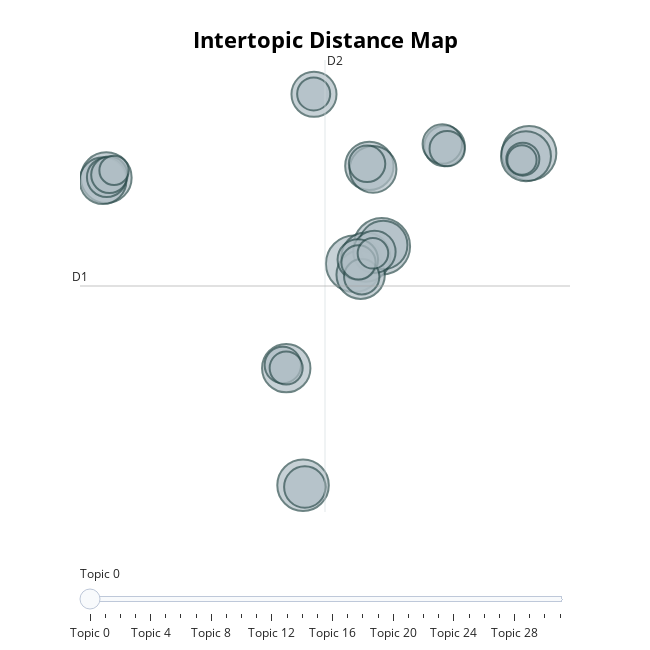
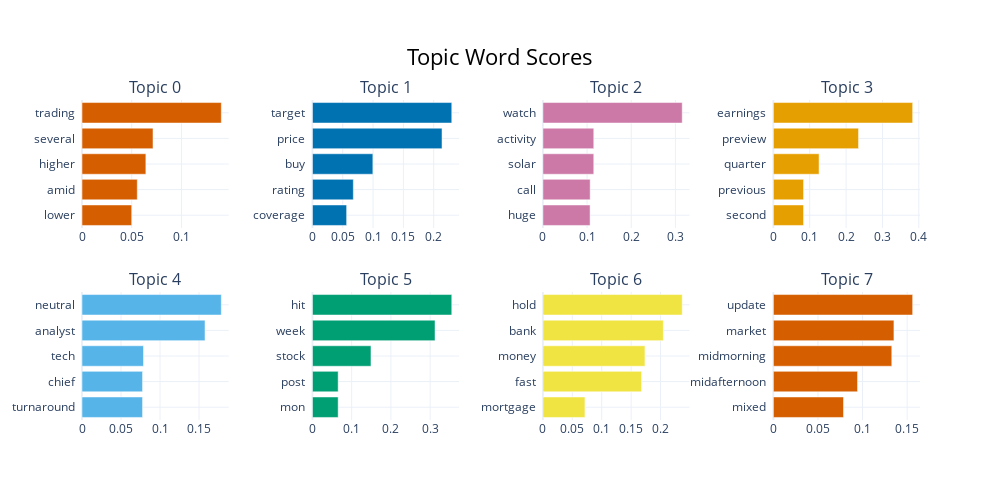

Write notebook code for charts like these, in order.
### Code cell
analyze_topics_with_bertopic(text_data, 'headlineClean')

### Figure 1 — Plotly figure (JSON) as saved in the notebook; plotly's stock layout.template omitted (floating-point values rounded to 4 significant figures)
{"data": [{"customdata": [[0, "trading | several | higher | amid | lower", 41], [1, "target | price | buy | rating | coverage", 41], [2, "watch | activity | solar | call | huge", 38], [3, "earnings | preview | quarter | previous | second", 34], [4, "neutral | analyst | tech | chief | turnaround", 33], [5, "hit | week | stock | post | mon", 32], [6, "hold | bank | money | fast | mortgage", 31], [7, "update | market | midmorning | midafternoon | mixed", 30], [8, "top | looking | bal | swan | narrow", 30], [9, "agreement | merger | bid | case | patent", 30], [10, "morgan | overweight | target | price | management", 30], [11, "coverage | phase | diabetes | peg | report", 28], [12, "like | dang | almost | dont | coo", 28], [13, "moving | session | stock | move | energy", 26], [14, "buy | gold | riley | alto | give", 23], [15, "revenue | corporation | compare | million | profit", 22], [16, "investment | common | offering | public | acquire", 21], [17, "outperform | credit | capital | precision | percent", 21], [18, "highest | industry | top | roe | residential", 20], [19, "yoy | year | prior | last | quarter", 20], [20, "energy | research | force | electric | power", 17], [21, "morning | market | check | pro | globe", 17], [22, "biggest | yesterday | forever | coal | big", 17], [23, "alert | option | ask | call | ref", 16], [24, "estimate | beat | miss | maximus | average", 16], [25, "dividend | quarterly | right | mon | share", 15], [26, "high | set | new | week | yesterday", 14], [27, "therapeutic | drug | update | daily | treatment", 14], [28, "midday | moving | session | stock | ", 14], [29, "volume | heavy | spiking | currently | light", 12], [30, "low | set | yesterday | new | week", 11], [31, "pacific | pact | speedway | nak | crest", 11]], "hovertemplate": "<b>Topic %{customdata[0]}</b><br>%{customdata[1]}<br>Size: %{customdata[2]}", "legendgroup": "", "marker": {"color": "#B0BEC5", "line": {"color": "DarkSlateGrey", "width": 2}, "size": [41, 41, 38, 34, 33, 32, 31, 30, 30, 30, 30, 28, 28, 26, 23, 22, 21, 21, 20, 20, 17, 17, 17, 16, 16, 15, 14, 14, 14, 12, 11, 11], "sizemode": "area", "sizeref": 0.02562, "symbol": "circle"}, "mode": "markers", "name": "", "orientation": "v", "showlegend": false, "type": "scatter", "x": [6.488, 8.32, 18.1, 3.09, -9.98, 17.89, 7.261, 1.973, 7.494, 6.915, 8.415, -10.2, 7.739, 3.816, 7.83, 3.208, 6.727, 12.48, 12.34, -9.953, -9.773, 1.747, 7.342, 6.987, 12.66, 6.772, 17.69, 1.968, 3.795, 7.731, 17.63, -9.465], "xaxis": "x", "y": [4.037, 5.294, 11.93, -11.77, 10.19, 11.72, 4.512, -3.415, 11.02, 3.257, 5.377, 9.97, 10.78, 16.14, 4.89, -11.9, 4.338, 12.44, 12.58, 10.21, 10.39, -3.189, 11.17, 3.113, 12.26, 4.131, 11.5, -3.41, 16.16, 4.788, 11.45, 10.7], "yaxis": "y"}], "layout": {"annotations": [{"showarrow": false, "text": "D1", "x": -11.72, "y": 2.451, "yshift": 10}, {"showarrow": false, "text": "D2", "x": 4.547, "xshift": 10, "y": 18.59}], "height": 650, "hoverlabel": {"bgcolor": "white", "font": {"family": "Rockwell", "size": 16}}, "legend": {"itemsizing": "constant", "tracegroupgap": 0}, "margin": {"t": 60}, "shapes": [{"line": {"color": "#CFD8DC", "width": 2}, "type": "line", "x0": 4.547, "x1": 4.547, "y0": -13.68, "y1": 18.59}, {"line": {"color": "#9E9E9E", "width": 2}, "type": "line", "x0": -11.72, "x1": 20.82, "y0": 2.451, "y1": 2.451}], "sliders": [{"active": 0, "pad": {"t": 50}, "steps": [{"args": [{"marker.color": [["red", "#B0BEC5", "#B0BEC5", "#B0BEC5", "#B0BEC5", "#B0BEC5", "#B0BEC5", "#B0BEC5", "#B0BEC5", "#B0BEC5", "#B0BEC5", "#B0BEC5", "#B0BEC5", "#B0BEC5", "#B0BEC5", "#B0BEC5", "#B0BEC5", "#B0BEC5", "#B0BEC5", "#B0BEC5", "#B0BEC5", "#B0BEC5", "#B0BEC5", "#B0BEC5", "#B0BEC5", "#B0BEC5", "#B0BEC5", "#B0BEC5", "#B0BEC5", "#B0BEC5", "#B0BEC5", "#B0BEC5"]]}], "label": "Topic 0", "method": "update"}, {"args": [{"marker.color": [["#B0BEC5", "red", "#B0BEC5", "#B0BEC5", "#B0BEC5", "#B0BEC5", "#B0BEC5", "#B0BEC5", "#B0BEC5", "#B0BEC5", "#B0BEC5", "#B0BEC5", "#B0BEC5", "#B0BEC5", "#B0BEC5", "#B0BEC5", "#B0BEC5", "#B0BEC5", "#B0BEC5", "#B0BEC5", "#B0BEC5", "#B0BEC5", "#B0BEC5", "#B0BEC5", "#B0BEC5", "#B0BEC5", "#B0BEC5", "#B0BEC5", "#B0BEC5", "#B0BEC5", "#B0BEC5", "#B0BEC5"]]}], "label": "Topic 1", "method": "update"}, {"args": [{"marker.color": [["#B0BEC5", "#B0BEC5", "red", "#B0BEC5", "#B0BEC5", "#B0BEC5", "#B0BEC5", "#B0BEC5", "#B0BEC5", "#B0BEC5", "#B0BEC5", "#B0BEC5", "#B0BEC5", "#B0BEC5", "#B0BEC5", "#B0BEC5", "#B0BEC5", "#B0BEC5", "#B0BEC5", "#B0BEC5", "#B0BEC5", "#B0BEC5", "#B0BEC5", "#B0BEC5", "#B0BEC5", "#B0BEC5", "#B0BEC5", "#B0BEC5", "#B0BEC5", "#B0BEC5", "#B0BEC5", "#B0BEC5"]]}], "label": "Topic 2", "method": "update"}, {"args": [{"marker.color": [["#B0BEC5", "#B0BEC5", "#B0BEC5", "red", "#B0BEC5", "#B0BEC5", "#B0BEC5", "#B0BEC5", "#B0BEC5", "#B0BEC5", "#B0BEC5", "#B0BEC5", "#B0BEC5", "#B0BEC5", "#B0BEC5", "#B0BEC5", "#B0BEC5", "#B0BEC5", "#B0BEC5", "#B0BEC5", "#B0BEC5", "#B0BEC5", "#B0BEC5", "#B0BEC5", "#B0BEC5", "#B0BEC5", "#B0BEC5", "#B0BEC5", "#B0BEC5", "#B0BEC5", "#B0BEC5", "#B0BEC5"]]}], "label": "Topic 3", "method": "update"}, {"args": [{"marker.color": [["#B0BEC5", "#B0BEC5", "#B0BEC5", "#B0BEC5", "red", "#B0BEC5", "#B0BEC5", "#B0BEC5", "#B0BEC5", "#B0BEC5", "#B0BEC5", "#B0BEC5", "#B0BEC5", "#B0BEC5", "#B0BEC5", "#B0BEC5", "#B0BEC5", "#B0BEC5", "#B0BEC5", "#B0BEC5", "#B0BEC5", "#B0BEC5", "#B0BEC5", "#B0BEC5", "#B0BEC5", "#B0BEC5", "#B0BEC5", "#B0BEC5", "#B0BEC5", "#B0BEC5", "#B0BEC5", "#B0BEC5"]]}], "label": "Topic 4", "method": "update"}, {"args": [{"marker.color": [["#B0BEC5", "#B0BEC5", "#B0BEC5", "#B0BEC5", "#B0BEC5", "red", "#B0BEC5", "#B0BEC5", "#B0BEC5", "#B0BEC5", "#B0BEC5", "#B0BEC5", "#B0BEC5", "#B0BEC5", "#B0BEC5", "#B0BEC5", "#B0BEC5", "#B0BEC5", "#B0BEC5", "#B0BEC5", "#B0BEC5", "#B0BEC5", "#B0BEC5", "#B0BEC5", "#B0BEC5", "#B0BEC5", "#B0BEC5", "#B0BEC5", "#B0BEC5", "#B0BEC5", "#B0BEC5", "#B0BEC5"]]}], "label": "Topic 5", "method": "update"}, {"args": [{"marker.color": [["#B0BEC5", "#B0BEC5", "#B0BEC5", "#B0BEC5", "#B0BEC5", "#B0BEC5", "red", "#B0BEC5", "#B0BEC5", "#B0BEC5", "#B0BEC5", "#B0BEC5", "#B0BEC5", "#B0BEC5", "#B0BEC5", "#B0BEC5", "#B0BEC5", "#B0BEC5", "#B0BEC5", "#B0BEC5", "#B0BEC5", "#B0BEC5", "#B0BEC5", "#B0BEC5", "#B0BEC5", "#B0BEC5", "#B0BEC5", "#B0BEC5", "#B0BEC5", "#B0BEC5", "#B0BEC5", "#B0BEC5"]]}], "label": "Topic 6", "method": "update"}, {"args": [{"marker.color": [["#B0BEC5", "#B0BEC5", "#B0BEC5", "#B0BEC5", "#B0BEC5", "#B0BEC5", "#B0BEC5", "red", "#B0BEC5", "#B0BEC5", "#B0BEC5", "#B0BEC5", "#B0BEC5", "#B0BEC5", "#B0BEC5", "#B0BEC5", "#B0BEC5", "#B0BEC5", "#B0BEC5", "#B0BEC5", "#B0BEC5", "#B0BEC5", "#B0BEC5", "#B0BEC5", "#B0BEC5", "#B0BEC5", "#B0BEC5", "#B0BEC5", "#B0BEC5", "#B0BEC5", "#B0BEC5", "#B0BEC5"]]}], "label": "Topic 7", "method": "update"}, {"args": [{"marker.color": [["#B0BEC5", "#B0BEC5", "#B0BEC5", "#B0BEC5", "#B0BEC5", "#B0BEC5", "#B0BEC5", "#B0BEC5", "red", "#B0BEC5", "#B0BEC5", "#B0BEC5", "#B0BEC5", "#B0BEC5", "#B0BEC5", "#B0BEC5", "#B0BEC5", "#B0BEC5", "#B0BEC5", "#B0BEC5", "#B0BEC5", "#B0BEC5", "#B0BEC5", "#B0BEC5", "#B0BEC5", "#B0BEC5", "#B0BEC5", "#B0BEC5", "#B0BEC5", "#B0BEC5", "#B0BEC5", "#B0BEC5"]]}], "label": "Topic 8", "method": "update"}, {"args": [{"marker.color": [["#B0BEC5", "#B0BEC5", "#B0BEC5", "#B0BEC5", "#B0BEC5", "#B0BEC5", "#B0BEC5", "#B0BEC5", "#B0BEC5", "red", "#B0BEC5", "#B0BEC5", "#B0BEC5", "#B0BEC5", "#B0BEC5", "#B0BEC5", "#B0BEC5", "#B0BEC5", "#B0BEC5", "#B0BEC5", "#B0BEC5", "#B0BEC5", "#B0BEC5", "#B0BEC5", "#B0BEC5", "#B0BEC5", "#B0BEC5", "#B0BEC5", "#B0BEC5", "#B0BEC5", "#B0BEC5", "#B0BEC5"]]}], "label": "Topic 9", "method": "update"}, {"args": [{"marker.color": [["#B0BEC5", "#B0BEC5", "#B0BEC5", "#B0BEC5", "#B0BEC5", "#B0BEC5", "#B0BEC5", "#B0BEC5", "#B0BEC5", "#B0BEC5", "red", "#B0BEC5", "#B0BEC5", "#B0BEC5", "#B0BEC5", "#B0BEC5", "#B0BEC5", "#B0BEC5", "#B0BEC5", "#B0BEC5", "#B0BEC5", "#B0BEC5", "#B0BEC5", "#B0BEC5", "#B0BEC5", "#B0BEC5", "#B0BEC5", "#B0BEC5", "#B0BEC5", "#B0BEC5", "#B0BEC5", "#B0BEC5"]]}], "label": "Topic 10", "method": "update"}, {"args": [{"marker.color": [["#B0BEC5", "#B0BEC5", "#B0BEC5", "#B0BEC5", "#B0BEC5", "#B0BEC5", "#B0BEC5", "#B0BEC5", "#B0BEC5", "#B0BEC5", "#B0BEC5", "red", "#B0BEC5", "#B0BEC5", "#B0BEC5", "#B0BEC5", "#B0BEC5", "#B0BEC5", "#B0BEC5", "#B0BEC5", "#B0BEC5", "#B0BEC5", "#B0BEC5", "#B0BEC5", "#B0BEC5", "#B0BEC5", "#B0BEC5", "#B0BEC5", "#B0BEC5", "#B0BEC5", "#B0BEC5", "#B0BEC5"]]}], "label": "Topic 11", "method": "update"}, {"args": [{"marker.color": [["#B0BEC5", "#B0BEC5", "#B0BEC5", "#B0BEC5", "#B0BEC5", "#B0BEC5", "#B0BEC5", "#B0BEC5", "#B0BEC5", "#B0BEC5", "#B0BEC5", "#B0BEC5", "red", "#B0BEC5", "#B0BEC5", "#B0BEC5", "#B0BEC5", "#B0BEC5", "#B0BEC5", "#B0BEC5", "#B0BEC5", "#B0BEC5", "#B0BEC5", "#B0BEC5", "#B0BEC5", "#B0BEC5", "#B0BEC5", "#B0BEC5", "#B0BEC5", "#B0BEC5", "#B0BEC5", "#B0BEC5"]]}], "label": "Topic 12", "method": "update"}, {"args": [{"marker.color": [["#B0BEC5", "#B0BEC5", "#B0BEC5", "#B0BEC5", "#B0BEC5", "#B0BEC5", "#B0BEC5", "#B0BEC5", "#B0BEC5", "#B0BEC5", "#B0BEC5", "#B0BEC5", "#B0BEC5", "red", "#B0BEC5", "#B0BEC5", "#B0BEC5", "#B0BEC5", "#B0BEC5", "#B0BEC5", "#B0BEC5", "#B0BEC5", "#B0BEC5", "#B0BEC5", "#B0BEC5", "#B0BEC5", "#B0BEC5", "#B0BEC5", "#B0BEC5", "#B0BEC5", "#B0BEC5", "#B0BEC5"]]}], "label": "Topic 13", "method": "update"}, {"args": [{"marker.color": [["#B0BEC5", "#B0BEC5", "#B0BEC5", "#B0BEC5", "#B0BEC5", "#B0BEC5", "#B0BEC5", "#B0BEC5", "#B0BEC5", "#B0BEC5", "#B0BEC5", "#B0BEC5", "#B0BEC5", "#B0BEC5", "red", "#B0BEC5", "#B0BEC5", "#B0BEC5", "#B0BEC5", "#B0BEC5", "#B0BEC5", "#B0BEC5", "#B0BEC5", "#B0BEC5", "#B0BEC5", "#B0BEC5", "#B0BEC5", "#B0BEC5", "#B0BEC5", "#B0BEC5", "#B0BEC5", "#B0BEC5"]]}], "label": "Topic 14", "method": "update"}, {"args": [{"marker.color": [["#B0BEC5", "#B0BEC5", "#B0BEC5", "#B0BEC5", "#B0BEC5", "#B0BEC5", "#B0BEC5", "#B0BEC5", "#B0BEC5", "#B0BEC5", "#B0BEC5", "#B0BEC5", "#B0BEC5", "#B0BEC5", "#B0BEC5", "red", "#B0BEC5", "#B0BEC5", "#B0BEC5", "#B0BEC5", "#B0BEC5", "#B0BEC5", "#B0BEC5", "#B0BEC5", "#B0BEC5", "#B0BEC5", "#B0BEC5", "#B0BEC5", "#B0BEC5", "#B0BEC5", "#B0BEC5", "#B0BEC5"]]}], "label": "Topic 15", "method": "update"}, {"args": [{"marker.color": [["#B0BEC5", "#B0BEC5", "#B0BEC5", "#B0BEC5", "#B0BEC5", "#B0BEC5", "#B0BEC5", "#B0BEC5", "#B0BEC5", "#B0BEC5", "#B0BEC5", "#B0BEC5", "#B0BEC5", "#B0BEC5", "#B0BEC5", "#B0BEC5", "red", "#B0BEC5", "#B0BEC5", "#B0BEC5", "#B0BEC5", "#B0BEC5", "#B0BEC5", "#B0BEC5", "#B0BEC5", "#B0BEC5", "#B0BEC5", "#B0BEC5", "#B0BEC5", "#B0BEC5", "#B0BEC5", "#B0BEC5"]]}], "label": "Topic 16", "method": "update"}, {"args": [{"marker.color": [["#B0BEC5", "#B0BEC5", "#B0BEC5", "#B0BEC5", "#B0BEC5", "#B0BEC5", "#B0BEC5", "#B0BEC5", "#B0BEC5", "#B0BEC5", "#B0BEC5", "#B0BEC5", "#B0BEC5", "#B0BEC5", "#B0BEC5", "#B0BEC5", "#B0BEC5", "red", "#B0BEC5", "#B0BEC5", "#B0BEC5", "#B0BEC5", "#B0BEC5", "#B0BEC5", "#B0BEC5", "#B0BEC5", "#B0BEC5", "#B0BEC5", "#B0BEC5", "#B0BEC5", "#B0BEC5", "#B0BEC5"]]}], "label": "Topic 17", "method": "update"}, {"args": [{"marker.color": [["#B0BEC5", "#B0BEC5", "#B0BEC5", "#B0BEC5", "#B0BEC5", "#B0BEC5", "#B0BEC5", "#B0BEC5", "#B0BEC5", "#B0BEC5", "#B0BEC5", "#B0BEC5", "#B0BEC5", "#B0BEC5", "#B0BEC5", "#B0BEC5", "#B0BEC5", "#B0BEC5", "red", "#B0BEC5", "#B0BEC5", "#B0BEC5", "#B0BEC5", "#B0BEC5", "#B0BEC5", "#B0BEC5", "#B0BEC5", "#B0BEC5", "#B0BEC5", "#B0BEC5", "#B0BEC5", "#B0BEC5"]]}], "label": "Topic 18", "method": "update"}, {"args": [{"marker.color": [["#B0BEC5", "#B0BEC5", "#B0BEC5", "#B0BEC5", "#B0BEC5", "#B0BEC5", "#B0BEC5", "#B0BEC5", "#B0BEC5", "#B0BEC5", "#B0BEC5", "#B0BEC5", "#B0BEC5", "#B0BEC5", "#B0BEC5", "#B0BEC5", "#B0BEC5", "#B0BEC5", "#B0BEC5", "red", "#B0BEC5", "#B0BEC5", "#B0BEC5", "#B0BEC5", "#B0BEC5", "#B0BEC5", "#B0BEC5", "#B0BEC5", "#B0BEC5", "#B0BEC5", "#B0BEC5", "#B0BEC5"]]}], "label": "Topic 19", "method": "update"}, {"args": [{"marker.color": [["#B0BEC5", "#B0BEC5", "#B0BEC5", "#B0BEC5", "#B0BEC5", "#B0BEC5", "#B0BEC5", "#B0BEC5", "#B0BEC5", "#B0BEC5", "#B0BEC5", "#B0BEC5", "#B0BEC5", "#B0BEC5", "#B0BEC5", "#B0BEC5", "#B0BEC5", "#B0BEC5", "#B0BEC5", "#B0BEC5", "red", "#B0BEC5", "#B0BEC5", "#B0BEC5", "#B0BEC5", "#B0BEC5", "#B0BEC5", "#B0BEC5", "#B0BEC5", "#B0BEC5", "#B0BEC5", "#B0BEC5"]]}], "label": "Topic 20", "method": "update"}, {"args": [{"marker.color": [["#B0BEC5", "#B0BEC5", "#B0BEC5", "#B0BEC5", "#B0BEC5", "#B0BEC5", "#B0BEC5", "#B0BEC5", "#B0BEC5", "#B0BEC5", "#B0BEC5", "#B0BEC5", "#B0BEC5", "#B0BEC5", "#B0BEC5", "#B0BEC5", "#B0BEC5", "#B0BEC5", "#B0BEC5", "#B0BEC5", "#B0BEC5", "red", "#B0BEC5", "#B0BEC5", "#B0BEC5", "#B0BEC5", "#B0BEC5", "#B0BEC5", "#B0BEC5", "#B0BEC5", "#B0BEC5", "#B0BEC5"]]}], "label": "Topic 21", "method": "update"}, {"args": [{"marker.color": [["#B0BEC5", "#B0BEC5", "#B0BEC5", "#B0BEC5", "#B0BEC5", "#B0BEC5", "#B0BEC5", "#B0BEC5", "#B0BEC5", "#B0BEC5", "#B0BEC5", "#B0BEC5", "#B0BEC5", "#B0BEC5", "#B0BEC5", "#B0BEC5", "#B0BEC5", "#B0BEC5", "#B0BEC5", "#B0BEC5", "#B0BEC5", "#B0BEC5", "red", "#B0BEC5", "#B0BEC5", "#B0BEC5", "#B0BEC5", "#B0BEC5", "#B0BEC5", "#B0BEC5", "#B0BEC5", "#B0BEC5"]]}], "label": "Topic 22", "method": "update"}, {"args": [{"marker.color": [["#B0BEC5", "#B0BEC5", "#B0BEC5", "#B0BEC5", "#B0BEC5", "#B0BEC5", "#B0BEC5", "#B0BEC5", "#B0BEC5", "#B0BEC5", "#B0BEC5", "#B0BEC5", "#B0BEC5", "#B0BEC5", "#B0BEC5", "#B0BEC5", "#B0BEC5", "#B0BEC5", "#B0BEC5", "#B0BEC5", "#B0BEC5", "#B0BEC5", "#B0BEC5", "red", "#B0BEC5", "#B0BEC5", "#B0BEC5", "#B0BEC5", "#B0BEC5", "#B0BEC5", "#B0BEC5", "#B0BEC5"]]}], "label": "Topic 23", "method": "update"}, {"args": [{"marker.color": [["#B0BEC5", "#B0BEC5", "#B0BEC5", "#B0BEC5", "#B0BEC5", "#B0BEC5", "#B0BEC5", "#B0BEC5", "#B0BEC5", "#B0BEC5", "#B0BEC5", "#B0BEC5", "#B0BEC5", "#B0BEC5", "#B0BEC5", "#B0BEC5", "#B0BEC5", "#B0BEC5", "#B0BEC5", "#B0BEC5", "#B0BEC5", "#B0BEC5", "#B0BEC5", "#B0BEC5", "red", "#B0BEC5", "#B0BEC5", "#B0BEC5", "#B0BEC5", "#B0BEC5", "#B0BEC5", "#B0BEC5"]]}], "label": "Topic 24", "method": "update"}, {"args": [{"marker.color": [["#B0BEC5", "#B0BEC5", "#B0BEC5", "#B0BEC5", "#B0BEC5", "#B0BEC5", "#B0BEC5", "#B0BEC5", "#B0BEC5", "#B0BEC5", "#B0BEC5", "#B0BEC5", "#B0BEC5", "#B0BEC5", "#B0BEC5", "#B0BEC5", "#B0BEC5", "#B0BEC5", "#B0BEC5", "#B0BEC5", "#B0BEC5", "#B0BEC5", "#B0BEC5", "#B0BEC5", "#B0BEC5", "red", "#B0BEC5", "#B0BEC5", "#B0BEC5", "#B0BEC5", "#B0BEC5", "#B0BEC5"]]}], "label": "Topic 25", "method": "update"}, {"args": [{"marker.color": [["#B0BEC5", "#B0BEC5", "#B0BEC5", "#B0BEC5", "#B0BEC5", "#B0BEC5", "#B0BEC5", "#B0BEC5", "#B0BEC5", "#B0BEC5", "#B0BEC5", "#B0BEC5", "#B0BEC5", "#B0BEC5", "#B0BEC5", "#B0BEC5", "#B0BEC5", "#B0BEC5", "#B0BEC5", "#B0BEC5", "#B0BEC5", "#B0BEC5", "#B0BEC5", "#B0BEC5", "#B0BEC5", "#B0BEC5", "red", "#B0BEC5", "#B0BEC5", "#B0BEC5", "#B0BEC5", "#B0BEC5"]]}], "label": "Topic 26", "method": "update"}, {"args": [{"marker.color": [["#B0BEC5", "#B0BEC5", "#B0BEC5", "#B0BEC5", "#B0BEC5", "#B0BEC5", "#B0BEC5", "#B0BEC5", "#B0BEC5", "#B0BEC5", "#B0BEC5", "#B0BEC5", "#B0BEC5", "#B0BEC5", "#B0BEC5", "#B0BEC5", "#B0BEC5", "#B0BEC5", "#B0BEC5", "#B0BEC5", "#B0BEC5", "#B0BEC5", "#B0BEC5", "#B0BEC5", "#B0BEC5", "#B0BEC5", "#B0BEC5", "red", "#B0BEC5", "#B0BEC5", "#B0BEC5", "#B0BEC5"]]}], "label": "Topic 27", "method": "update"}, {"args": [{"marker.color": [["#B0BEC5", "#B0BEC5", "#B0BEC5", "#B0BEC5", "#B0BEC5", "#B0BEC5", "#B0BEC5", "#B0BEC5", "#B0BEC5", "#B0BEC5", "#B0BEC5", "#B0BEC5", "#B0BEC5", "#B0BEC5", "#B0BEC5", "#B0BEC5", "#B0BEC5", "#B0BEC5", "#B0BEC5", "#B0BEC5", "#B0BEC5", "#B0BEC5", "#B0BEC5", "#B0BEC5", "#B0BEC5", "#B0BEC5", "#B0BEC5", "#B0BEC5", "red", "#B0BEC5", "#B0BEC5", "#B0BEC5"]]}], "label": "Topic 28", "method": "update"}, {"args": [{"marker.color": [["#B0BEC5", "#B0BEC5", "#B0BEC5", "#B0BEC5", "#B0BEC5", "#B0BEC5", "#B0BEC5", "#B0BEC5", "#B0BEC5", "#B0BEC5", "#B0BEC5", "#B0BEC5", "#B0BEC5", "#B0BEC5", "#B0BEC5", "#B0BEC5", "#B0BEC5", "#B0BEC5", "#B0BEC5", "#B0BEC5", "#B0BEC5", "#B0BEC5", "#B0BEC5", "#B0BEC5", "#B0BEC5", "#B0BEC5", "#B0BEC5", "#B0BEC5", "#B0BEC5", "red", "#B0BEC5", "#B0BEC5"]]}], "label": "Topic 29", "method": "update"}, {"args": [{"marker.color": [["#B0BEC5", "#B0BEC5", "#B0BEC5", "#B0BEC5", "#B0BEC5", "#B0BEC5", "#B0BEC5", "#B0BEC5", "#B0BEC5", "#B0BEC5", "#B0BEC5", "#B0BEC5", "#B0BEC5", "#B0BEC5", "#B0BEC5", "#B0BEC5", "#B0BEC5", "#B0BEC5", "#B0BEC5", "#B0BEC5", "#B0BEC5", "#B0BEC5", "#B0BEC5", "#B0BEC5", "#B0BEC5", "#B0BEC5", "#B0BEC5", "#B0BEC5", "#B0BEC5", "#B0BEC5", "red", "#B0BEC5"]]}], "label": "Topic 30", "method": "update"}, {"args": [{"marker.color": [["#B0BEC5", "#B0BEC5", "#B0BEC5", "#B0BEC5", "#B0BEC5", "#B0BEC5", "#B0BEC5", "#B0BEC5", "#B0BEC5", "#B0BEC5", "#B0BEC5", "#B0BEC5", "#B0BEC5", "#B0BEC5", "#B0BEC5", "#B0BEC5", "#B0BEC5", "#B0BEC5", "#B0BEC5", "#B0BEC5", "#B0BEC5", "#B0BEC5", "#B0BEC5", "#B0BEC5", "#B0BEC5", "#B0BEC5", "#B0BEC5", "#B0BEC5", "#B0BEC5", "#B0BEC5", "#B0BEC5", "red"]]}], "label": "Topic 31", "method": "update"}]}], "title": {"font": {"color": "Black", "size": 22}, "text": "<b>Intertopic Distance Map</b>", "x": 0.5, "xanchor": "center", "y": 0.95, "yanchor": "top"}, "width": 650, "xaxis": {"anchor": "y", "domain": [0, 1], "range": [-11.72, 20.82], "title": {"text": ""}, "visible": false}, "yaxis": {"anchor": "x", "domain": [0, 1], "range": [-13.68, 18.59], "title": {"text": ""}, "visible": false}}}

### Figure 2 — Plotly figure (JSON) as saved in the notebook; plotly's stock layout.template omitted (floating-point values rounded to 4 significant figures)
{"data": [{"marker": {"color": "#D55E00"}, "orientation": "h", "type": "bar", "x": [0.04999, 0.05559, 0.06422, 0.0714, 0.1401], "xaxis": "x", "y": ["lower  ", "amid  ", "higher  ", "several  ", "trading  "], "yaxis": "y"}, {"marker": {"color": "#0072B2"}, "orientation": "h", "type": "bar", "x": [0.05638, 0.06743, 0.09964, 0.2137, 0.2298], "xaxis": "x2", "y": ["coverage  ", "rating  ", "buy  ", "price  ", "target  "], "yaxis": "y2"}, {"marker": {"color": "#CC79A7"}, "orientation": "h", "type": "bar", "x": [0.1068, 0.107, 0.1152, 0.1152, 0.3154], "xaxis": "x3", "y": ["huge  ", "call  ", "solar  ", "activity  ", "watch  "], "yaxis": "y3"}, {"marker": {"color": "#E69F00"}, "orientation": "h", "type": "bar", "x": [0.08302, 0.08302, 0.1257, 0.2342, 0.3831], "xaxis": "x4", "y": ["second  ", "previous  ", "quarter  ", "preview  ", "earnings  "], "yaxis": "y4"}, {"marker": {"color": "#56B4E9"}, "orientation": "h", "type": "bar", "x": [0.07759, 0.07759, 0.07881, 0.1576, 0.1785], "xaxis": "x5", "y": ["turnaround  ", "chief  ", "tech  ", "analyst  ", "neutral  "], "yaxis": "y5"}, {"marker": {"color": "#009E73"}, "orientation": "h", "type": "bar", "x": [0.06554, 0.06554, 0.1492, 0.3124, 0.3551], "xaxis": "x6", "y": ["mon  ", "post  ", "stock  ", "week  ", "hit  "], "yaxis": "y6"}, {"marker": {"color": "#F0E442"}, "orientation": "h", "type": "bar", "x": [0.07149, 0.1678, 0.1735, 0.2048, 0.2369], "xaxis": "x7", "y": ["mortgage  ", "fast  ", "money  ", "bank  ", "hold  "], "yaxis": "y7"}, {"marker": {"color": "#D55E00"}, "orientation": "h", "type": "bar", "x": [0.07866, 0.09439, 0.1328, 0.1352, 0.1562], "xaxis": "x8", "y": ["mixed  ", "midafternoon  ", "midmorning  ", "market  ", "update  "], "yaxis": "y8"}], "layout": {"annotations": [{"font": {"size": 16}, "showarrow": false, "text": "Topic 0", "x": 0.0875, "xanchor": "center", "xref": "paper", "y": 1, "yanchor": "bottom", "yref": "paper"}, {"font": {"size": 16}, "showarrow": false, "text": "Topic 1", "x": 0.3625, "xanchor": "center", "xref": "paper", "y": 1, "yanchor": "bottom", "yref": "paper"}, {"font": {"size": 16}, "showarrow": false, "text": "Topic 2", "x": 0.6375, "xanchor": "center", "xref": "paper", "y": 1, "yanchor": "bottom", "yref": "paper"}, {"font": {"size": 16}, "showarrow": false, "text": "Topic 3", "x": 0.9125, "xanchor": "center", "xref": "paper", "y": 1, "yanchor": "bottom", "yref": "paper"}, {"font": {"size": 16}, "showarrow": false, "text": "Topic 4", "x": 0.0875, "xanchor": "center", "xref": "paper", "y": 0.4, "yanchor": "bottom", "yref": "paper"}, {"font": {"size": 16}, "showarrow": false, "text": "Topic 5", "x": 0.3625, "xanchor": "center", "xref": "paper", "y": 0.4, "yanchor": "bottom", "yref": "paper"}, {"font": {"size": 16}, "showarrow": false, "text": "Topic 6", "x": 0.6375, "xanchor": "center", "xref": "paper", "y": 0.4, "yanchor": "bottom", "yref": "paper"}, {"font": {"size": 16}, "showarrow": false, "text": "Topic 7", "x": 0.9125, "xanchor": "center", "xref": "paper", "y": 0.4, "yanchor": "bottom", "yref": "paper"}], "height": 500, "hoverlabel": {"bgcolor": "white", "font": {"family": "Rockwell", "size": 16}}, "showlegend": false, "title": {"font": {"color": "Black", "size": 22}, "text": "Topic Word Scores", "x": 0.5, "xanchor": "center", "yanchor": "top"}, "width": 1000, "xaxis": {"anchor": "y", "domain": [0, 0.175], "showgrid": true}, "xaxis2": {"anchor": "y2", "domain": [0.275, 0.45], "showgrid": true}, "xaxis3": {"anchor": "y3", "domain": [0.55, 0.725], "showgrid": true}, "xaxis4": {"anchor": "y4", "domain": [0.825, 1], "showgrid": true}, "xaxis5": {"anchor": "y5", "domain": [0, 0.175], "showgrid": true}, "xaxis6": {"anchor": "y6", "domain": [0.275, 0.45], "showgrid": true}, "xaxis7": {"anchor": "y7", "domain": [0.55, 0.725], "showgrid": true}, "xaxis8": {"anchor": "y8", "domain": [0.825, 1], "showgrid": true}, "yaxis": {"anchor": "x", "domain": [0.6, 1], "showgrid": true}, "yaxis2": {"anchor": "x2", "domain": [0.6, 1], "showgrid": true}, "yaxis3": {"anchor": "x3", "domain": [0.6, 1], "showgrid": true}, "yaxis4": {"anchor": "x4", "domain": [0.6, 1], "showgrid": true}, "yaxis5": {"anchor": "x5", "domain": [0, 0.4], "showgrid": true}, "yaxis6": {"anchor": "x6", "domain": [0, 0.4], "showgrid": true}, "yaxis7": {"anchor": "x7", "domain": [0, 0.4], "showgrid": true}, "yaxis8": {"anchor": "x8", "domain": [0, 0.4], "showgrid": true}}}
